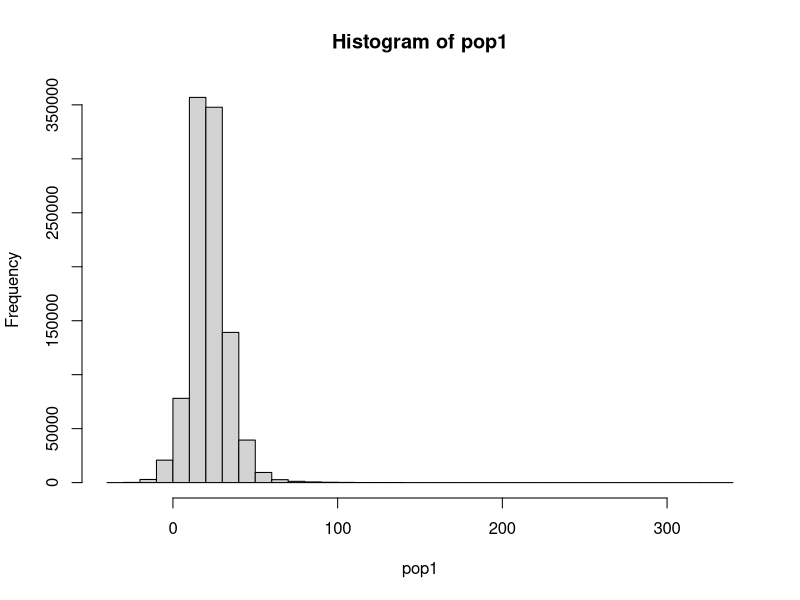

Reproduce this figure in R. (Note: this script raises an error after producing the figure.)
#The idea is to make at least two datasets, one should be a setting where bootstrapping and
#t-methods are effective (symmetric) and the other something where they might fail (skewed).
#Per Charlotte's suggestion the first simulated population will be from mixed distributions.
#A normal distribution provides the bulk of points in the center while a t-distribution
#contributes additional observations into the tails. The mean and sd of the normal and t-distributions
#are arbitrary.
library(here)
library(tidyverse)
norm_part <- rnorm(500000, mean=20, sd=12)
t_part <- rt(500000, df=5, ncp=20)
pop1 <- c(norm_part,t_part)
hist(pop1, breaks=50)
sum(pop1>100)


write_rds(pop1, here("results", "pop1.rds"))
